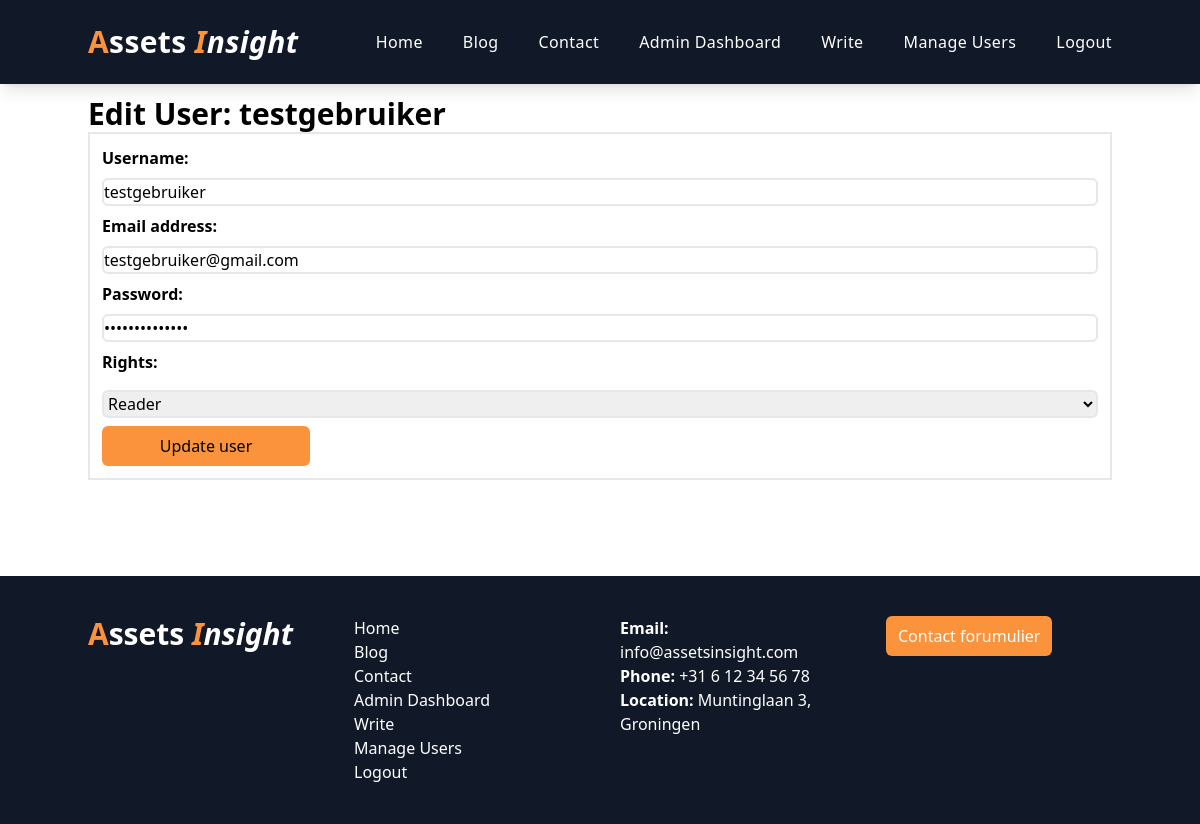
The app's page /?page=admin&type=edit-user&id=2 (signed in) with its own data.
### tables this page shows
CREATE TABLE IF NOT EXISTS gebruikers (
    id INT AUTO_INCREMENT PRIMARY KEY,
    username VARCHAR(50) NOT NULL UNIQUE,
    password VARCHAR(50) NOT NULL,
    email VARCHAR(100) NOT NULL UNIQUE,
    rights ENUM('Reader', 'Writer', 'Admin') NOT NULL
);

### resources/views/admin/edit-user.view.php (the view, shortened to what this page needs)
<?php
$pdo = dBConnect();
if (isset($_GET['id'])) {
    $userId = $_GET['id'];
    $query = "SELECT * FROM gebruikers WHERE id = :id";
    $stmt = $pdo->prepare($query);
    $stmt->execute(['id' => $userId]);
    $user = $stmt->fetch();
}
?>
<main class="container mx-auto py-24">
    <section>
        <h1 class="text-3xl font-bold">Edit User: <?php echo $user['username']; ?></h1>
        <form class="flex flex-col border-2 p-3" method="post">
            <label class="font-semibold mb-2" for="username">Username:</label>
            <input class="border-2 rounded-md mb-2" type="text" id="username" name="username" value="<?php echo $user['username']; ?>">
            <label class="font-semibold mb-2" for="email">Email address:</label>
            <input class="border-2 rounded-md mb-2" type="email" id="email" name="email" value="<?php echo $user['email']; ?>">
            <label class="font-semibold mb-2" for="password">Password:</label>
            <input class="border-2 rounded-md mb-2" type="password" id="password" name="password" value="<?php echo $user['password']; ?>">
            <label class="font-semibold mb-2" for="rights">Rights:</label>
            <select class="border-2 rounded-md my-2" id="rights" name="rights">
                <option value="Reader" <?php echo ($user['rights'] == 'Reader') ? 'selected' : ''; ?>>Reader</option>
            </select>
            <button class="bg-orange-400 rounded-md px-3 py-2 w-52" type="submit" value="Update User">Update user</button>
        </form>
    </section>
</main>

### public/css/styles.css (style rules this page uses)
html, :host { line-height: 1.5; -webkit-text-size-adjust: 100%; -moz-tab-size: 4; -o-tab-size: 4; tab-size: 4; font-family: ui-sans-serif, system-ui, sans-serif, "Apple Color Emoji", "Segoe UI Emoji", "Segoe UI Symbol", "Noto Color Emoji"; font-feature-settings: normal; font-variation-settings: normal; -webkit-tap-highlight-color: transparent; }
body { margin: 0; line-height: inherit; }
h1, h2, h3, h4, h5, h6 { font-size: inherit; font-weight: inherit; }
button, input, optgroup, select, textarea { font-family: inherit; font-feature-settings: inherit; font-variation-settings: inherit; font-size: 100%; font-weight: inherit; line-height: inherit; letter-spacing: inherit; color: inherit; margin: 0; padding: 0; }
button, select { text-transform: none; }
button, input:where([type='button']), input:where([type='reset']), input:where([type='submit']) { -webkit-appearance: button; background-color: transparent; background-image: none; }
blockquote, dl, dd, h1, h2, h3, h4, h5, h6, hr, figure, p, pre { margin: 0; }
input::placeholder, textarea::placeholder { opacity: 1; color: #9ca3af; }
button, [role="button"] { cursor: pointer; }
.container { width: 100%; }
@media (min-width: 640px) { .container { max-width: 640px; } }
@media (min-width: 768px) { .container { max-width: 768px; } }
@media (min-width: 1024px) { .container { max-width: 1024px; } }
.mx-auto { margin-left: auto; margin-right: auto; }
.my-2 { margin-top: 0.5rem; margin-bottom: 0.5rem; }
.mb-2 { margin-bottom: 0.5rem; }
.flex { display: flex; }
.w-52 { width: 13rem; }
.flex-col { flex-direction: column; }
.rounded-md { border-radius: 0.375rem; }
.border-2 { border-width: 2px; }
.bg-orange-400 { --tw-bg-opacity: 1; background-color: rgb(251 146 60 / var(--tw-bg-opacity)); }
.p-3 { padding: 0.75rem; }
.px-3 { padding-left: 0.75rem; padding-right: 0.75rem; }
.py-2 { padding-top: 0.5rem; padding-bottom: 0.5rem; }
.py-24 { padding-top: 6rem; padding-bottom: 6rem; }
.text-3xl { font-size: 1.875rem; line-height: 2.25rem; }
.font-bold { font-weight: 700; }
.font-semibold { font-weight: 600; }

### records on screen
gebruikers: username "testgebruiker", email "testgebruiker@gmail.com", rights "Reader"
